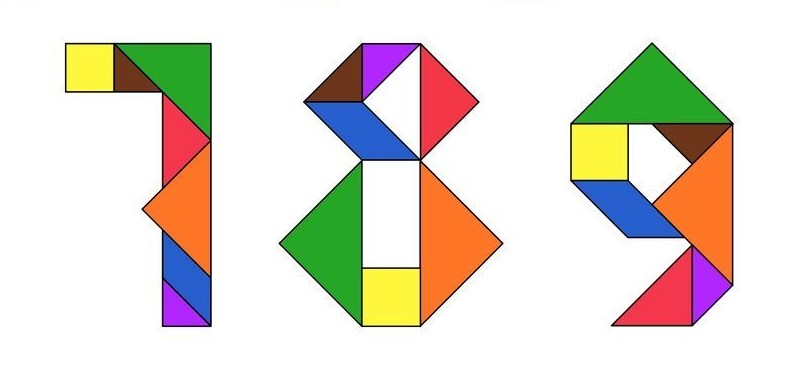
#> input picture [PCD2026_2C_072_D3_2024]_Modul5/tangram1.jpg, 786 x 382 px
$ python chain_code_opencv.py
#> lines starting #> are read from the running program, lines starting #| are printed output that depends on the picture; after the words box and inside, x2 and y2 are one past the last pixel; in counts of white or black regions, pixels touching at a corner belong together
import cv2
import numpy as np

def generate_freeman_chain_code(contour):
    """
    Menghasilkan Kode Rantai Freeman 8-arah dari kontur OpenCV.
    ASUMSI: kontur didapat dari findContours dengan CHAIN_APPROX_NONE.
    """
    chain_code = []
    if len(contour) < 2:
        return chain_code # Kontur harus punya minimal 2 titik

    # Pemetaan (dx, dy) ke kode arah Freeman (sumbu Y positif ke bawah)
    directions = {
        (1, 0): 0, (1, 1): 1, (0, 1): 2, (-1, 1): 3,
        (-1, 0): 4, (-1, -1): 5, (0, -1): 6, (1, -1): 7
    }

    for i in range(len(contour)):
        p1 = contour[i][0] # Titik saat ini (format: [[x, y]])
        # Dapatkan titik berikutnya, gunakan modulo % untuk kembali ke titik awal
        # pada iterasi terakhir (menangani kontur tertutup).
        p2 = contour[(i + 1) % len(contour)][0]

        dx = p2[0] - p1[0] # Perbedaan X
        dy = p2[1] - p1[1] # Perbedaan Y (Ingat: Y positif ke bawah)

        # Dengan CHAIN_APPROX_NONE, dx/dy harusnya hanya -1, 0, atau 1.
        # Normalisasi sign memastikan ini, meskipun secara teori tidak perlu.
        norm_dx = np.sign(dx)
        norm_dy = np.sign(dy)

        # Cari kode arah dari dictionary berdasarkan perpindahan (dx, dy)
        code = directions.get((norm_dx, norm_dy))
        if code is not None:
            chain_code.append(code)
        # else: # Kasus anomali (perpindahan > 1 piksel?): bisa di-log jika perlu
            # print(f"Peringatan: Perpindahan non-standar ({dx},{dy}) dari {p1} ke {p2}")

    return chain_code

# --- Alur Proses Utama ---
if __name__ == "__main__":
    # 1. Pemuatan Citra (langsung grayscale)
    img_path = 'tangram1.jpg'
    try:
        img = cv2.imread(img_path, cv2.IMREAD_GRAYSCALE)
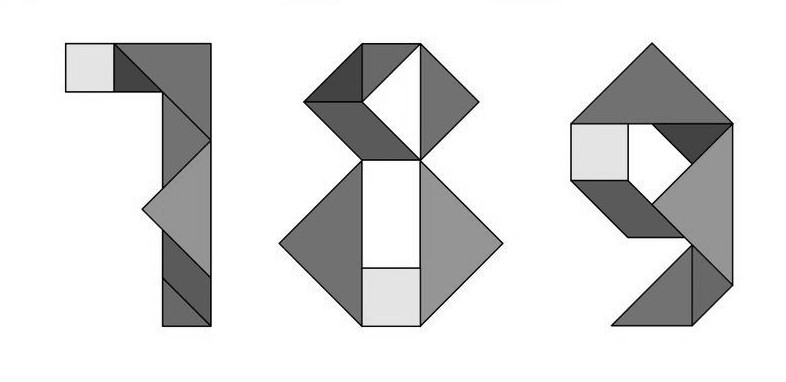
#> img: shape (382, 786); min 0, max 255, mean 220.9
        if img is None:
            raise FileNotFoundError(f"Citra tidak ditemukan di: {img_path}")

        # 2. Binarisasi (Sesuaikan threshold & type berdasarkan citra Anda)
        # Contoh: objek gelap di latar terang -> pakai THRESH_BINARY_INV
        threshold_value = 127
        _, binary_img = cv2.threshold(img, threshold_value, 255, cv2.THRESH_BINARY_INV)
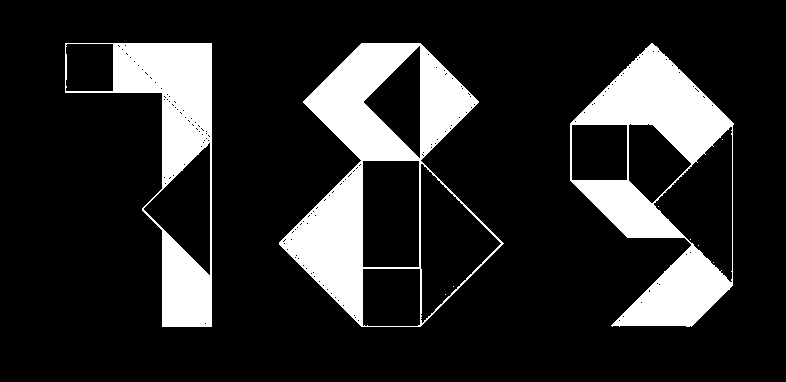
#> binary_img: shape (382, 786); 16.4% white; 10 white regions (7 under 20 px)
        # Jika objek terang di latar gelap -> pakai THRESH_BINARY

        # 3. Deteksi Kontur (Wajib CHAIN_APPROX_NONE)
        contours, hierarchy = cv2.findContours(binary_img, cv2.RETR_EXTERNAL, cv2.CHAIN_APPROX_NONE)
#> contours = 3 contours; box (x1, y1, x2, y2) and area: (279, 43, 504, 327) 37318, (570, 43, 734, 327) 29488, (65, 43, 212, 327) 19060

        # 4. Proses Kontur Terbesar (Contoh)
        if contours:
            largest_contour = max(contours, key=cv2.contourArea)
#> largest_contour = contour of 684 points, box (x1, y1, x2, y2) (279, 43, 504, 327), area 37318

            # Visualisasi (Opsional)
            img_display = cv2.cvtColor(img, cv2.COLOR_GRAY2BGR) # Konversi untuk warna
            cv2.drawContours(img_display, [largest_contour], -1, (0, 255, 0), 1) # Gambar kontur hijau
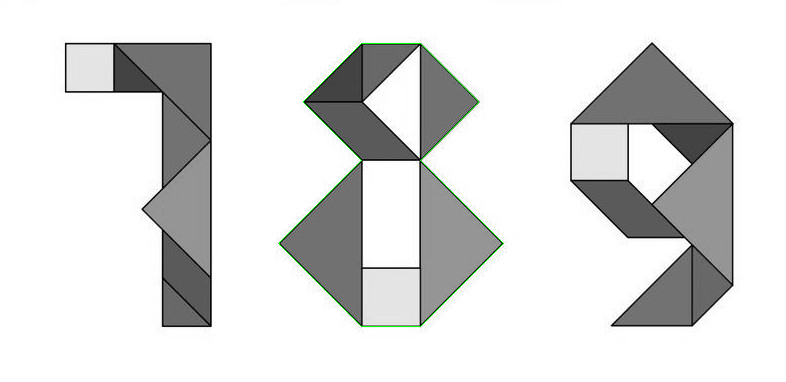
#> img_display: shape (382, 786, 3); mean B, G, R 220.8, 221.4, 220.8

            # Generasi Kode Rantai
            chain_code_result = generate_freeman_chain_code(largest_contour)
#> the loop in generate_freeman_chain_code, `for i in range(len(contour)):` made 684 passes
#> (p1, p2, dx, norm_dx, code) on passes 1 to 3: ([361, 43], [360, 44], -1, -1, 3), ([360, 44], [359, 45], -1, -1, 3), ([359, 45], [358, 46], -1, -1, 3)
#> after the loop in generate_freeman_chain_code, `for i in range(len(contour)):`: chain_code = 684 values, max 7 at index 342, min 0 at index 283, mean 3.65
#> chain_code_result has the same summary as chain_code in generate_freeman_chain_code

            print(f"Jumlah Kontur Ditemukan: {len(contours)}")
#| Jumlah Kontur Ditemukan: 3
            print(f"Kode Rantai Kontur Terbesar (Panjang {len(chain_code_result)}):")
#| Kode Rantai Kontur Terbesar (Panjang 684):
            print(chain_code_result)
#> (printed output is left out)

            # Tampilkan hasil
            cv2.imshow("Citra Asli", img)
            cv2.imshow("Citra Biner", binary_img)
            cv2.imshow("Kontur Terdeteksi", img_display)
            cv2.waitKey(0)
            cv2.destroyAllWindows()
        else:
            print("Tidak ada kontur yang terdeteksi.")
    except Exception as e:
        print(f"Error: {e}")
